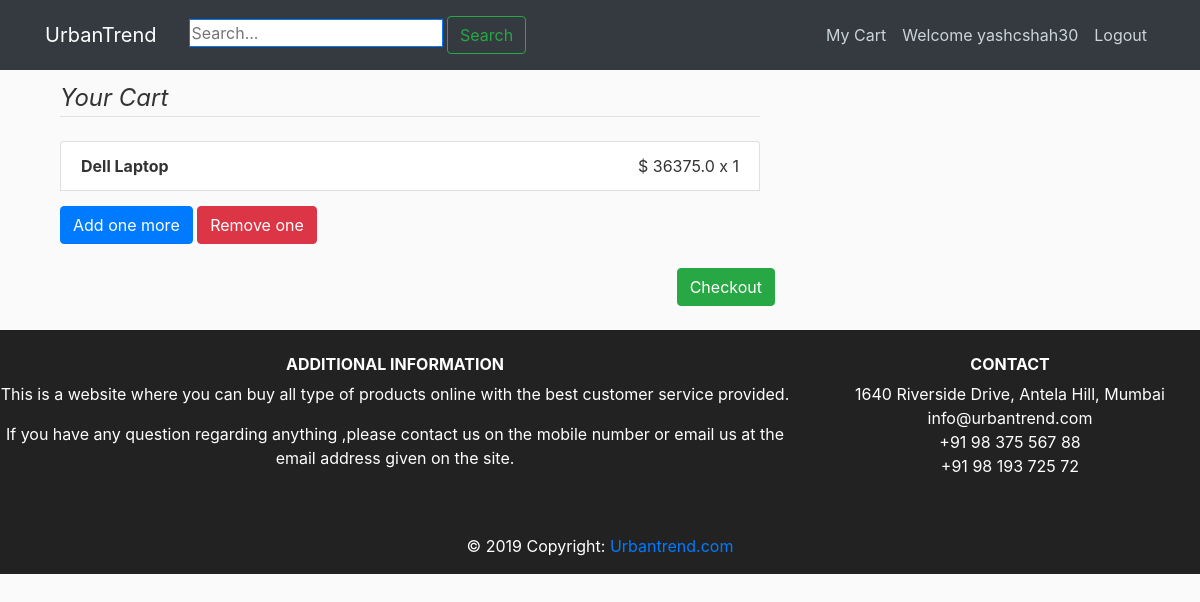
The page /mycart/ (signed in) on the database its author committed.
### users/models.py (models this page shows, shortened)
class Cart(models.Model):
	user = models.ForeignKey(User, on_delete = models.CASCADE)
	product = models.ForeignKey(Product, on_delete = models.CASCADE, null = True)
	quantity = models.IntegerField(default=1)

### shopping/models.py (models this page shows, shortened)
class Product(models.Model):
	title = models.CharField(max_length = 100)
	description = models.TextField()
	image = models.ImageField(default = 'default.jpg', upload_to = 'product_pics')
	cost = models.FloatField(default = 0.0)
	avg_rating = models.FloatField(null = True, blank = True)

### users/views.py (the view)
# urls.py: path('mycart/', user_views.mycartpage, name = 'mycart'),
@login_required
def mycartpage(request):
	user = request.user
	if len(Cart.objects.filter(user=user))==0:
		is_empty=True
	else:
		is_empty=False
	return render(request, 'users/cart.html', {'items':Cart.objects.filter(user=user), 'add':'add', 'remove':'remove','is_empty':is_empty})

### users/templates/users/cart.html
{% extends "shopping/base.html" %}
{% block content %}
	{% if is_empty %}
		<div class="container">
			<h3>Your Cart is Empty!</h3>
		</div>
	{% else %}
		<div class="container">
			<legend class="border-bottom mb-4 font-weight-bolder font-italic">Your Cart</legend>
			{% for cart_item in items %}
			  <ul class="list-group mt-4 mb-4">
			    <li class="list-group-item d-flex justify-content-between align-items-center"><strong>{{ cart_item.product.title }}</strong><span class="">$ {{ cart_item.product.cost }} x {{ cart_item.quantity }}</span></li>
			    <div class="mt-3">
			    	<a href="{% url 'cart' add cart_item.product.title %}"><button type="button" class="btn btn-primary">Add one more</button></a>
			    	<a href="{% url 'cart' remove cart_item.product.title %}"><button type="button" class="btn btn-danger">Remove one</button></a>
			    </div>
			  </ul>
	  		{% endfor %}
		</div>
		<div align="right">
			<a href = "{% url 'checkout' %}"><button class = "btn btn-success">Checkout</button></a>
		</div>
	{% endif %}
{% endblock content %}

### shopping/templates/shopping/base.html (shortened to what this page needs)
{% load static %}
<!DOCTYPE html>
<html>
<head>
    <link rel="stylesheet" href="https://maxcdn.bootstrapcdn.com/bootstrap/4.0.0/css/bootstrap.min.css">
    <link rel="stylesheet" type="text/css" href="http://cdnjs.cloudflare.com/ajax/libs/font-awesome/4.7.0/css/font-awesome.min.css">
    <link rel="stylesheet" type="text/css" href="{% static 'shopping/main.css' %}">
</head>
<body>
	<header class="site-header">
	  <nav class="navbar navbar-expand-md navbar-dark bg-dark fixed-top">
	    <div class="container">
	    	<a class="navbar-brand mr-4" href="{% url 'shopping-home' %}">UrbanTrend</a>
	      <div class="collapse navbar-collapse" id="navbarToggle">
	        <div class="navbar-nav mr-auto">
	          <span class = "nav-item nav-link">
	          	<form action = "{% url 'search-result' %}" method="GET">
	          		{% block search %}
	          		<input class="rounded-lg border border-primary" name = "q" type="text" placeholder="Search...">
	          		{% endblock %}
	          		<button class="btn btn-outline-success my-2 my-sm-0"  type="submit">Search</button>
	          	</form>
	          </span>
	        </div>
	        <div class="navbar-nav">
	        	{% if user.is_authenticated %}
	        		<a class="nav-item nav-link" href="{% url 'mycart' %}">My Cart</a>
	        		<a class="nav-item nav-link" href = "{% url 'profile' %}">Welcome {{user.username}}</a>
	        		<a class="nav-item nav-link" href="{% url 'logout' %}">Logout</a>
				{% else %}
					<a class="nav-item nav-link" href="{% url 'shopping-home' %}">Home</a>
	          		<a class="nav-item nav-link" href = "{% url 'login' %}">Login</a>
	          		<a class="nav-item nav-link" href = "{% url 'register' %}">Register</a>
	          	{% endif %}
	        </div>
	      </div>
	    </div>
	  </nav>
	</header>
	<main role="main" class="container">
	  	<div class="row">
	    	<div class="col-md-8">
	      		{% block content %}{% endblock %}
	    	</div>
  		</div>
	</main>
	<footer class="page-footer text-center font-small mt-4 wow fadeIn" style="background: #222;">
    <hr class="my-4">
    <div class="pb-4">
      <div class="row">
      			<div class="col-lg-8 col-md-8 col-sm-12" style="color: #fff;">
			      	<h6 class="text-uppercase font-weight-bold" style="color: #fff">Additional Information</h6>
			      	<p>This is a website where you can buy all type of products online with the best customer service provided.</p>
			      	<p>If you have any question regarding anything ,please contact us on the mobile number or email us at the email address given on the site.</p>
    			</div>
    			<div class="col-lg-4 col-md-4 col-sm-12" style="color: #fff">
      				<h6 class="text-uppercase font-weight-bold" style="color: #fff">Contact</h6>
      					<p>1640 Riverside Drive, Antela Hill, Mumbai
      					<br/>info@urbantrend.com
      					<br/>+91 98 375 567 88
      					<br/>+91 98 193 725 72
      					</p>
    			</div>
  			</div>
  		</div>
    <div class="footer-copyright py-3" style="color: #fff">
      © 2019 Copyright:
      <a href="https://mdbootstrap.com/education/bootstrap/" target="_blank"> Urbantrend.com </a>
    </div>
  </footer>
</body>
</html>

### shopping/static/shopping/main.css (style rules this page uses)
body { background: #fafafa; color: #333333; margin-top: 5rem; }
h1, h2, h3, h4, h5, h6 { color: #444444; }
ul { margin: 0; }
.site-header .navbar-nav .nav-link { color: #cbd5db; }

### rows shown on the page
Cart: product "Dell Laptop", product.cost "36375.0", quantity "1"

### other values the page prints
{{ user.username }} "yashcshah30"
